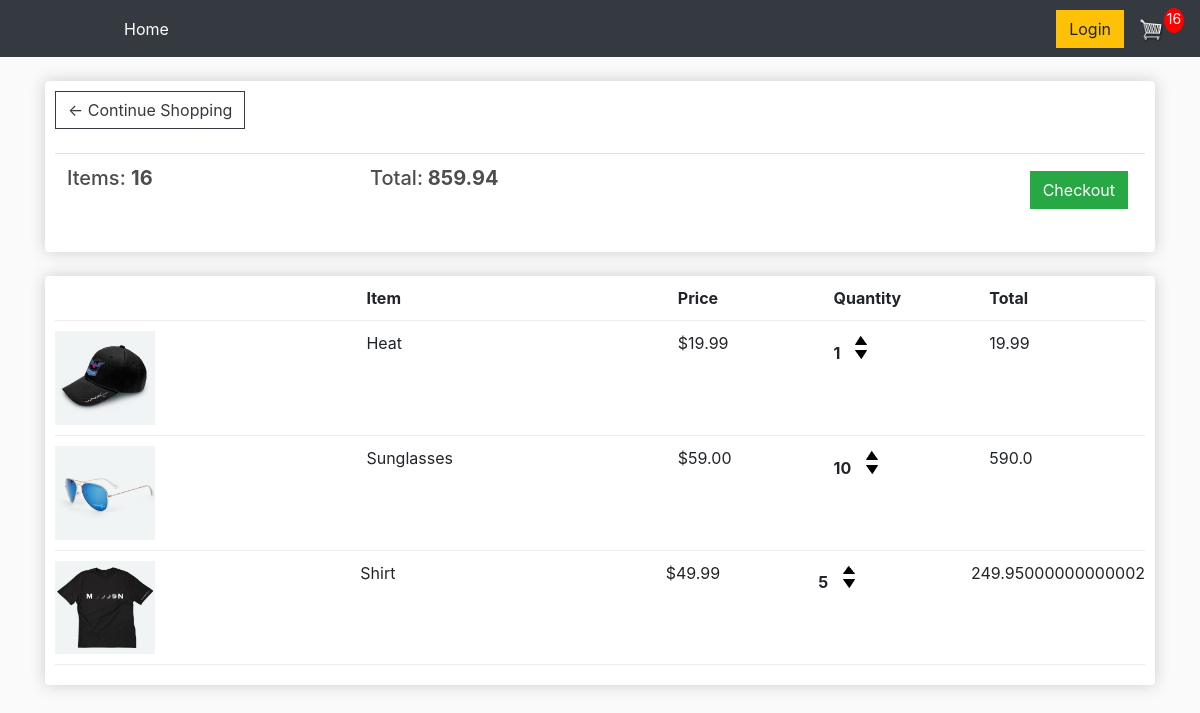
The app's page /cart/ (signed in) with its own data.
### store/models.py (models this page shows, shortened)
class Order(models.Model):
    customer = models.ForeignKey(
        Customer, on_delete=models.SET_NULL, blank=True, null=True)
    data_ordered = models.DateTimeField(auto_now_add=True)
    complete = models.BooleanField(default=False, null=True, blank=False)
    transaction_id = models.CharField(max_length=200, null=True)
    @property
    def get_cart_total(self):
        orderitems = self.orderitem_set.all()
        total = sum([item.get_total for item in orderitems])
        return total
    @property
    def get_cart_items(self):
        orderitems = self.orderitem_set.all()
        total = sum([item.quantity for item in orderitems])
        return total

class OrderItem(models.Model):
    product = models.ForeignKey(
        Product, on_delete=models.SET_NULL, blank=True, null=True)
    order = models.ForeignKey(
        Order, on_delete=models.SET_NULL, blank=True, null=True)
    quantity = models.IntegerField(default=0, null=True, blank=True)
    data_added = models.DateTimeField(auto_now_add=True)
    @property
    def get_total(self):
        total = self.product.price * self.quantity
        return total

class Product(models.Model):
    name = models.CharField(max_length=200, null=True)
    price = models.FloatField()
    image = models.ImageField(null=True, blank=True)
    digital = models.BooleanField(default=False, null=True, blank=True)
    @property
    def imageURL(self):
        try:
            url = self.image.url
        except:
            url = ''
        return url

### store/views.py (the view)
# urls.py: path('cart/', views.cart, name='cart'),
def cart(request):
    if request.user.is_authenticated:
        customer = request.user.customer
        order, created = Order.objects.get_or_create(
            customer=customer, complete=False)
        items = order.orderitem_set.all()
        cartItems = order.get_cart_items
    else:
        items = []
        order = {'get_cart_total': 0,
                 'get_cart_items': 0}
        cartItems = order['get_cart_items']
    context = {'items': items, 'order': order, 'cartItems': cartItems}
    return render(request, 'store/cart.html', context)

### store/templates/store/cart.html
{% extends 'store/main.html' %}
{% load static %}
{% block content %}
<div class="box-element">
    <a class="btn btn-outline-dark" href="{% url 'store' %}">&#x2190; Continue Shopping</a>
    <br>
    <br>
    <table class="table">
        <tr>
            <th>
                <h5>Items: <strong>{{order.get_cart_items}}</strong></h5>
            </th>
            <th>
                <h5>Total:<strong> {{order.get_cart_total|floatformat:2}}</strong></h5>
            </th>
            <th>
                <a style="float:right; margin:5px;" class="btn btn-success" href="{% url 'checkout' %}">Checkout</a>
            </th>
        </tr>
    </table>
</div>
<br>
<div class="box-element">
    <div class="cart-row">
        <div style="flex:2"></div>
        <div style="flex:2"><strong>Item</strong></div>
        <div style="flex:1"><strong>Price</strong></div>
        <div style="flex:1"><strong>Quantity</strong></div>
        <div style="flex:1"><strong>Total</strong></div>
    </div>
    {% for item in items %}
    <div class="cart-row">
        <div style="flex:2"><img class="row-image" src="{{item.product.imageURL}}"></div>
        <div style="flex:2">
            <p>{{item.product.name}}</p>
        </div>
        <div style="flex:1">
            <p>${{item.product.price|floatformat:2}}</p>
        </div>
        <div style="flex:1">
            <p class="quantity">{{item.quantity}}</p>
            <div class="quantity">
                <img data-product={{item.product.id}} data-action="add" class="chg-quantity update-cart"
                    src="{% static  'images/arrow-up.png' %}">
                <img data-product={{item.product.id}} data-action="remove" class="chg-quantity update-cart"
                    src="{% static  'images/arrow-down.png' %}">
            </div>
        </div>
        <div style="flex:1">
            <p>{{item.get_total}}</p>
        </div>
    </div>
    {% endfor %}
    {% endblock content %}

### store/templates/store/main.html (shortened to what this page needs)
<!DOCTYPE html>
{% load static %}
<html>
<head>
    <link rel="stylesheet" href="https://stackpath.bootstrapcdn.com/bootstrap/4.4.1/css/bootstrap.min.css"
>
    <link rel="stylesheet" type="text/css" href="{% static 'css/main.css' %}">
</head>
<body>
    <nav class="navbar navbar-expand-lg navbar-dark bg-dark">
        <div class="collapse navbar-collapse" id="navbarSupportedContent">
            <ul class="navbar-nav mr-auto">
                <li class="nav-item active">
                    <a class="nav-link" href="{% url 'store' %}">Home <span class="sr-only">(current)</span></a>
                </li>
            </ul>
            <div class="form-inline my-2 my-lg-0">
                <a href="#" class="btn btn-warning">Login</a>
                <a href="{% url 'cart' %}">
                    <img id="cart-icon" src="{% static 'images/cart.png' %}">
                </a>
                <p id="cart-total">{{cartItems}}</p>
            </div>
        </div>
    </nav>
    <div class="container">
        <br>
        {% block content %}
        {% endblock content %}
    </div>
</body>
</html>

### ecommerce/static/css/main.css (style rules this page uses)
body { background-color: hsl(0, 0%, 98%); }
h1, h2, h3, h4, h5, h6 { color: hsl(0, 0%, 30%); }
.box-element { box-shadow: hsl(0, 0%, 80%) 0 0 16px; background-color: #fff; border-radius: 4px; padding: 10px; }
#cart-icon { width: 25px; display: inline-block; margin-left: 15px; }
#cart-total { display: block; text-align: center; color: #fff; background-color: red; width: 20px; height: 25px; border-radius: 50%; font-size: 14px; }
.btn { border-radius: 0; }
.row-image { width: 100px; }
.cart-row { display: flex; align-items: flex-stretch; padding-bottom: 10px; margin-bottom: 10px; border-bottom: 1px solid #ececec; }
.quantity { display: inline-block; font-weight: 700; padding-right: 10px; }
.chg-quantity { width: 12px; cursor: pointer; display: block; margin-top: 5px; transition: .1s; }
.nav-link { margin-left: 100px; }

### records on screen
Order: get_cart_items "16", get_cart_total "859.94"
OrderItem: product.imageURL (picture), product.name "Heat", product.price "19.99", quantity "1", get_total "19.99"
OrderItem: product.imageURL (picture), product.name "Sunglasses", product.price "59.00", quantity "10", get_total "590.0"
OrderItem: product.imageURL (picture), product.name "Shirt", product.price "49.99", quantity "5", get_total "249.95000000000002"

### other values on screen
{{ cartItems }} "16"
